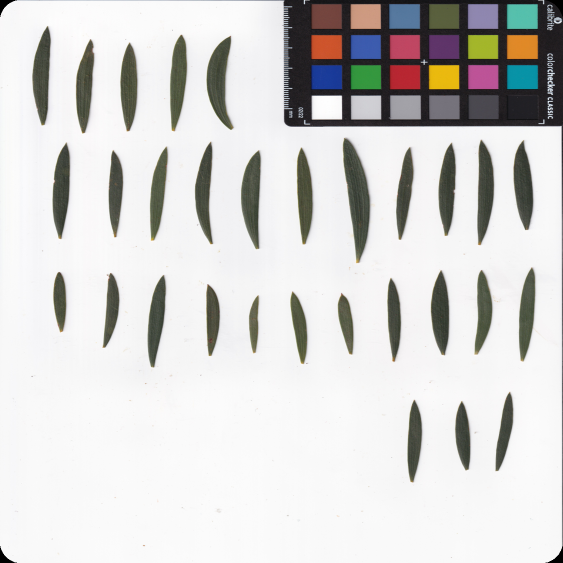
#> input picture data/eucalyptus_example.png, 1125 x 1126 px, found by its file name (shown at 1/2 size)
$ jupyter execute 01_computer_vision.ipynb   (shell and % lines are left out)
#> lines starting #> are read from the running program, lines starting #| are printed output that depends on the picture; after the words box and inside, x2 and y2 are one past the last pixel; in counts of white or black regions, pixels touching at a corner belong together; long printed decimals are rounded
### utils.py
import cv2
import numpy as np
from typing import Tuple
from scipy import stats

def resize_with_pad(image: np.array,
                    new_shape: Tuple[int, int],
                    padding_color: Tuple[int] = (255, 255, 255)) -> np.array:
    """
    Maintains aspect ratio and resizes with padding.
    Parameters:
    - image: Image to be resized.
    - new_shape: Expected (width, height) of new image.
    - padding_color: Tuple in BGR of padding color

    Returns:
    - image: Resized image with padding
    """
    original_shape = (image.shape[1], image.shape[0])
    ratio = float(max(new_shape))/max(original_shape)
    new_size = tuple([int(x*ratio) for x in original_shape])
    image = cv2.resize(image, new_size)
    delta_w = new_shape[0] - new_size[0]
    delta_h = new_shape[1] - new_size[1]
    top, bottom = delta_h//2, delta_h-(delta_h//2)
    left, right = delta_w//2, delta_w-(delta_w//2)
    image = cv2.copyMakeBorder(image, top, bottom, left, right, cv2.BORDER_CONSTANT, value=padding_color)
    return image


def extract_features(contour, gray, mask):
    """
    Extracts geometric and texture features from a given contour and associated ROI in an image.

    Parameters:
    - contour: The contour from which geometric features are extracted.
    - gray: Grayscale image from which the ROI is derived.
    - mask: Binary mask for the ROI, matching dimensions of `gray`.

    Returns:
    - A list of extracted features: area, diameter, circularity, mean, variance, skewness, kurtosis.
    """
    # Geometric features
    area = cv2.contourArea(contour)
    diameter = int(cv2.minEnclosingCircle(contour)[1] * 2)
    perimeter = cv2.arcLength(contour, True)
    circularity = (4 * np.pi * area) / (perimeter ** 2) if perimeter else 0

    # Extract ROI using bounding rectangle for texture analysis
    x, y, w, h = cv2.boundingRect(contour)
    roi = gray[y:y+h, x:x+w]
    roi_mask = np.logical_not(mask[y:y+h, x:x+w])

    # Create a masked array that ignores the background of the ROI
    masked_array = np.ma.masked_array(roi, mask=roi_mask == 0)

    # Texture features
    mean = np.ma.mean(masked_array)
    variance = np.ma.var(masked_array)
    skewness = stats.skew(masked_array.compressed())
    kurt = stats.kurtosis(masked_array.compressed())

    # Return all features in a list
    return [area, diameter, circularity, mean, variance, skewness, kurt]


# [38 lines left out: function refactor_array, not called in this run]

### 01_computer_vision.ipynb
[cell 1]
## import dependencies
import cv2
import os
import numpy as np
import pandas as pd
from matplotlib import pyplot as plt
from scipy import stats

os.chdir(r"D:\git-repos\mluerig\jena_clustering_lecture")
from utils import extract_features, resize_with_pad

# Computer vision

In this notebook we will prepare a small dataset by extracting individual leaves from batch scans and thereby explore the basics of computer vision (CV).

## Thresholding images

Signal processing is a classic field of , the automatic extraction of meaningful information from images. Thresholding is a simple yet effective type of image segmentation technique used in signal processing. It involves converting a grayscale image into a binary image, where the pixels in the image are set to black or white based on a threshold value.

This method is particularly useful in separating foreground from the background, simplifying the image analysis. In the context of biological imaging, thresholding can be crucial for tasks such as isolating regions of interest, like individual leaves in scans of plants.

[cell 2]
## load image
image_path = r'data\eucalyptus_example.png'
img = cv2.imread(image_path)
#> img is the input picture: shape (1126, 1125, 3); mean B, G, R 210.3, 211.6, 212.3
plt.imshow(img)

[cell 3]
## convert to grayscale
gray = cv2.cvtColor(img,cv2.COLOR_BGR2GRAY)
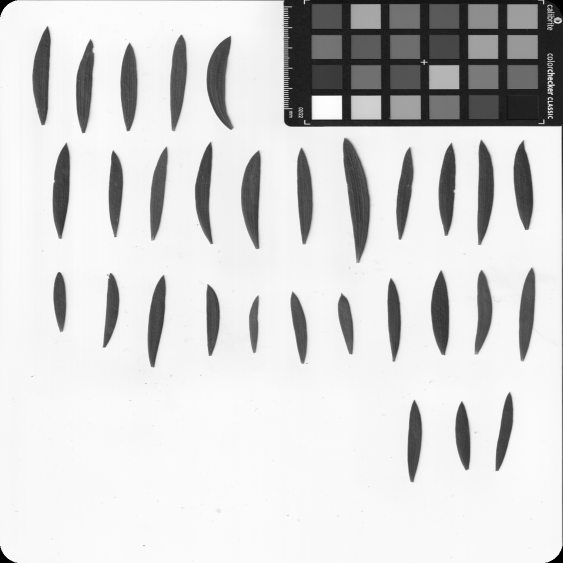
#> gray: shape (1126, 1125) (shown at 1/2 size); min 0, max 255, mean 211.7
plt.imshow(gray, cmap='gray')

[cell 4]
## blurring + threshold
blurred = cv2.GaussianBlur(gray,(5,5),0)
ret, thresh = cv2.threshold(blurred,0,255,cv2.THRESH_BINARY_INV+cv2.THRESH_OTSU)
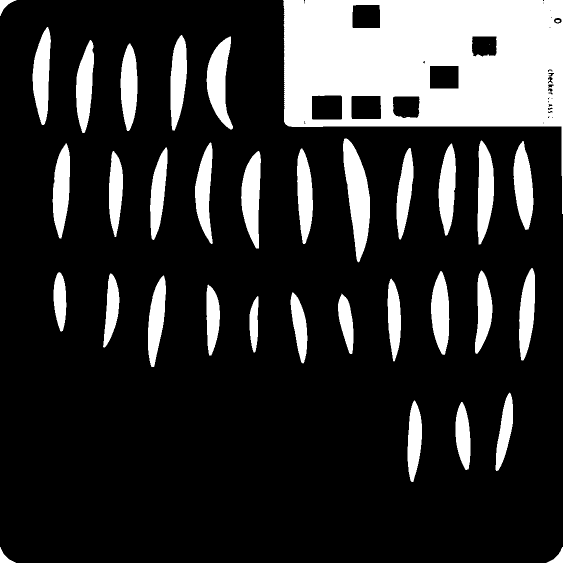
#> thresh: shape (1126, 1125) (shown at 1/2 size); 19.4% white; 37 white regions (2 under 20 px), largest, box (x1, y1, x2, y2) and area: (566, 0, 1125, 428) 126157, (686, 277, 740, 525) 7682, (413, 73, 466, 259) 5433
#> ret = 159
plt.imshow(thresh, cmap='gray')

[cell 5]
## integer encoding (creating a label map)
ret, markers = cv2.connectedComponents(thresh)
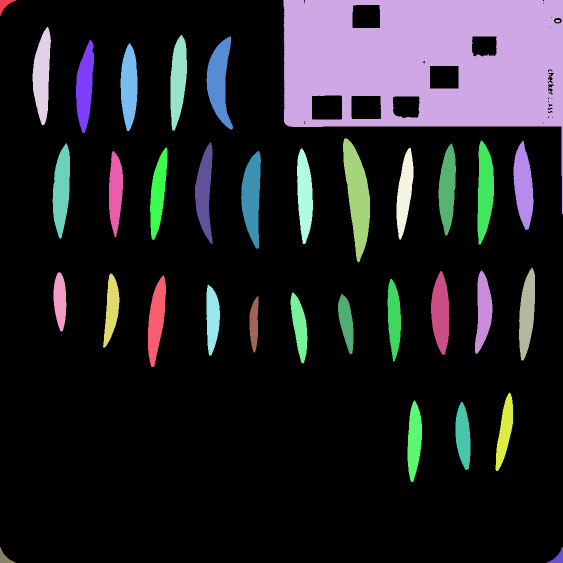
#> markers: shape (1126, 1125) int32 (shown at 1/2 size); 38 distinct labels, from 0 to 37; one colour per label, 0 black
#> ret = 38
plt.imshow(markers)
print(markers)
#> (printed output is left out)

[cell 6]
## select a single object
mask = np.zeros(markers.shape, dtype=np.uint8)
mask[markers == 6]=255
plt.imshow(mask)
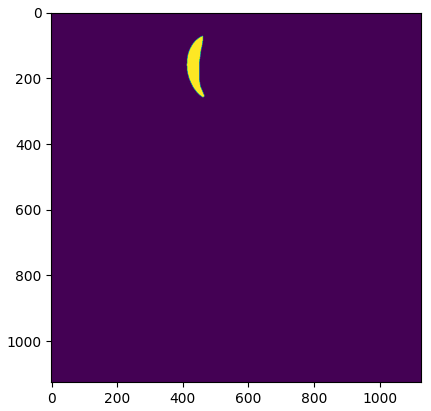
#> figure drawn by matplotlib, 1 panel

[cell 7]
contours, hierarchy = cv2.findContours(mask, cv2.RETR_EXTERNAL, cv2.CHAIN_APPROX_SIMPLE)
x, y, w, h = cv2.boundingRect(contours[0])
plt.imshow(gray[y:y+h, x:x+w], cmap="gray")
print(x,y,w,h)
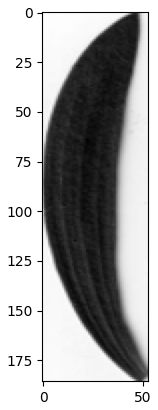
#> figure drawn by matplotlib, 1 panel

## Shape and texture traits (features)

**Shape traits** are calculated using the contour coordinates of segmented images - e.g., area, perimeter length, and circularity. Spatial moments include information about on object's centroid, orientation, and scale. There are three types of spatial moments:

- Spatial (Raw) Moments: These are directly calculated from the object's coordinates, describing its shape
- Central Moments: Deviations from the mean, variance and skewness of the centroid.
- Normalized Moments (Also known as Hu Moments): derivatives of central moments - scale, translation and rotation invariant.

**Texture traits**, derived from analyzing all pixels within the contours, encompass features like color distribution, contrast, and specific visual patterns, facilitating detailed assessments of species variation and environmental adaptation. Texture moments resemble the statistical moments of a distribution: mean intensities of all pixels, as well as their variance, skewness and kurtosis. Additionally, there are some types of higher level features, such as GLCM and GLDM:

- GLCM (Gray Level Co-occurrence Matrix): A statistical method that analyzes texture by calculating the frequency of co-occurring pixel values at a specified spatial relationship within an image to derive metrics like contrast and homogeneity.
- GLDM (Gray Level Difference Matrix): A technique that evaluates texture by examining the probability distributions of gray level differences between pairs of pixels, allowing the calculation of texture descriptors such as contrast.

## A note on invariances

It is important to be aware of the fact that some features can change depending on an image's orientation, or the location and rotation of the object it contains. So chose the features you would like to extract carefully!

- Translation Invariance: Maintains consistency when objects move within an image. Achieved by normalizing to a central point for shape or analyzing location-independent patterns for texture.
- Rotation Invariance: Ensures consistent feature identification regardless of object orientation, using methods like circularity for shape or rotation-invariant filters for texture.
- Scaling Invariance: Features remain consistent despite object size changes, through normalization of feature vectors or scale-independent abstraction techniques.
- Illumination Invariance: Addresses lighting variations by adjusting image lighting conditions or using features less sensitive to illumination changes, such as edge orientation.

## Let's extract some traits!

We'll extract some basic features from our leaves: area, maximum diameter, and circularity for shape, and the first for moments of distribution of pixel values (mean, variance, skewness, kurtosis).

[cell 8]
## contour == perimeter coordinates
contour = contours[0]

area = cv2.contourArea(contour)
diameter = int(cv2.minEnclosingCircle(contour)[1] * 2)
circularity = (4 * np.pi * area) / (cv2.arcLength(contour, True) ** 2)

print(area, diameter, circularity)

[cell 9]
## ROI == pixels inside contour (after applying mask)
roi = gray[y:y+h, x:x+w]
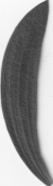
#> roi: shape (186, 53); min 52, max 250, mean 150.2
roi_mask = np.logical_not(mask[y:y+h, x:x+w])
masked_array = np.ma.masked_array(roi, mask=roi_mask)

mean = np.ma.mean(masked_array)
#> mean = 80.76
variance = np.ma.var(masked_array)
#> variance = 279.9
skewness = stats.skew(masked_array.compressed())
#> skewness = 2.57
kurtosis = stats.kurtosis(masked_array.compressed())
#> kurtosis = 7.55

print(mean, variance, skewness, kurtosis)
#| 80.760 279.879 2.567 7.554

## Final pipeline

Wrapping it all up in a single pipeline - segmentation and trait extraction, it would look like this:

[cell 10]
## prepare variables
count = 0
results = dict()
image_name = os.path.basename(image_path)
roi_dir = r"data/rois"
os.makedirs(roi_dir, exist_ok=True)

# iterate over the instances and isolate the leavess
for i in range(1,markers.max()+1):

    # create a mask for the current marker
    mask = np.zeros(markers.shape, dtype=np.uint8)
    mask[markers == i] = 255

    # find the contours of the mask
    contours, hierarchy = cv2.findContours(mask, cv2.RETR_EXTERNAL, cv2.CHAIN_APPROX_SIMPLE)
    x, y, w, h = cv2.boundingRect(contours[0])

    if w < 150 and h > 100:

        ## advance counter
        count += 1
        print(count)

        ## get contour, ROI, and ROI-mask
        contour = contours[0]
        roi = gray[y:y+h, x:x+w]
        roi_mask = mask[y:y+h, x:x+w]

        ## extract features and save to dictionary
        results[count] = extract_features(contour, gray, mask)

        ## save a resized and padded version of the ROI
        image = resize_with_pad(roi, (512, 512))
        cv2.imwrite(os.path.join(roi_dir, f'{image_name}_{count}.jpg'), image)
#> this loop made 37 passes
#> (mean in extract_features, variance in extract_features, skewness in extract_features, kurt in extract_features) on passes 4, 5, 6, 7, 8, 11, 12, 13, 14, 15, 16, 17: (232.2, 387, -2.03, 3.58), (231.2, 449.6, -1.99, 3.26), (235.5, 280, -2.48, 5.97), (235.4, 480.2, -1.79, 2.4), (231.6, 604.8, -1.61, 1.53), (233.8, 304.7, -2.57, 6.13), (230.5, 404.9, -1.68, 1.93), (234.4, 390.4, -2.11, 3.76), (234.3, 379.9, -2.34, 5.05), (234.4, 440.5, -2.08, 3.63), (231.2, 425.7, -1.93, 3.01), (233.6, 422.8, -2.26, 4.45)
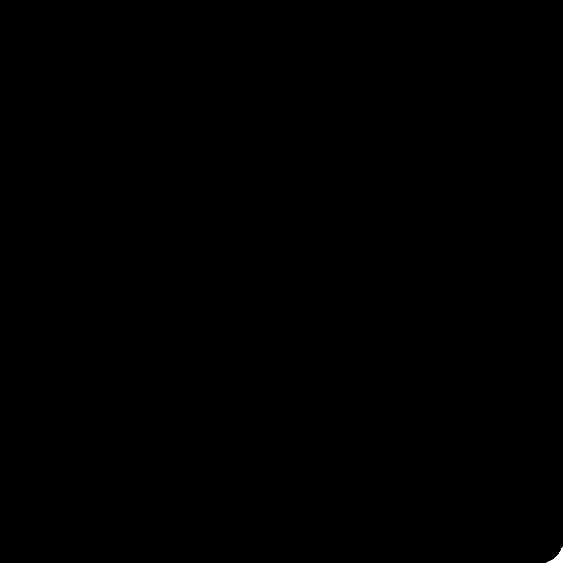
#> mask: shape (1126, 1125) (shown at 1/2 size); 0.03% white; 1 white region, box (x1, y1, x2, y2) and area: (1093, 1094, 1125, 1126) 379
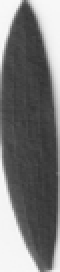
#> roi: shape (136, 30) (shown 2 times larger); min 51, max 250, mean 118.6

[cell 11]
df = pd.DataFrame.from_dict(results, orient="index")
df.columns = ['Area', 'Diameter', 'Circularity', 'Mean', 'Variance', 'Skewness', 'Kurtosis']
df
#> Out = table of 30 rows and 7 columns
